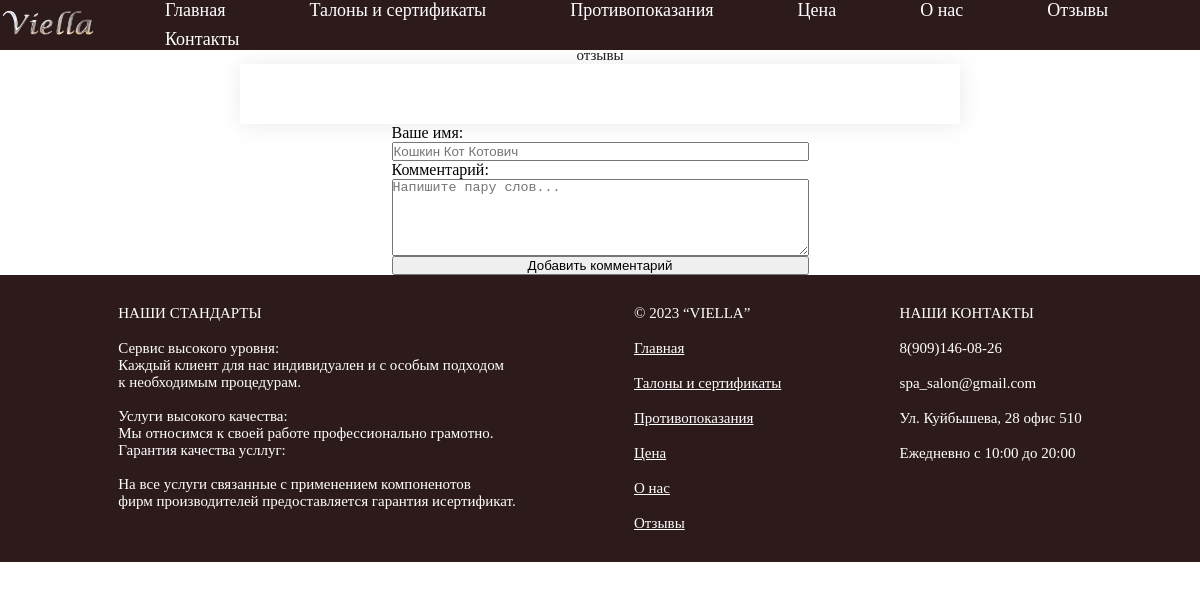
The app's page /comment/, older data.
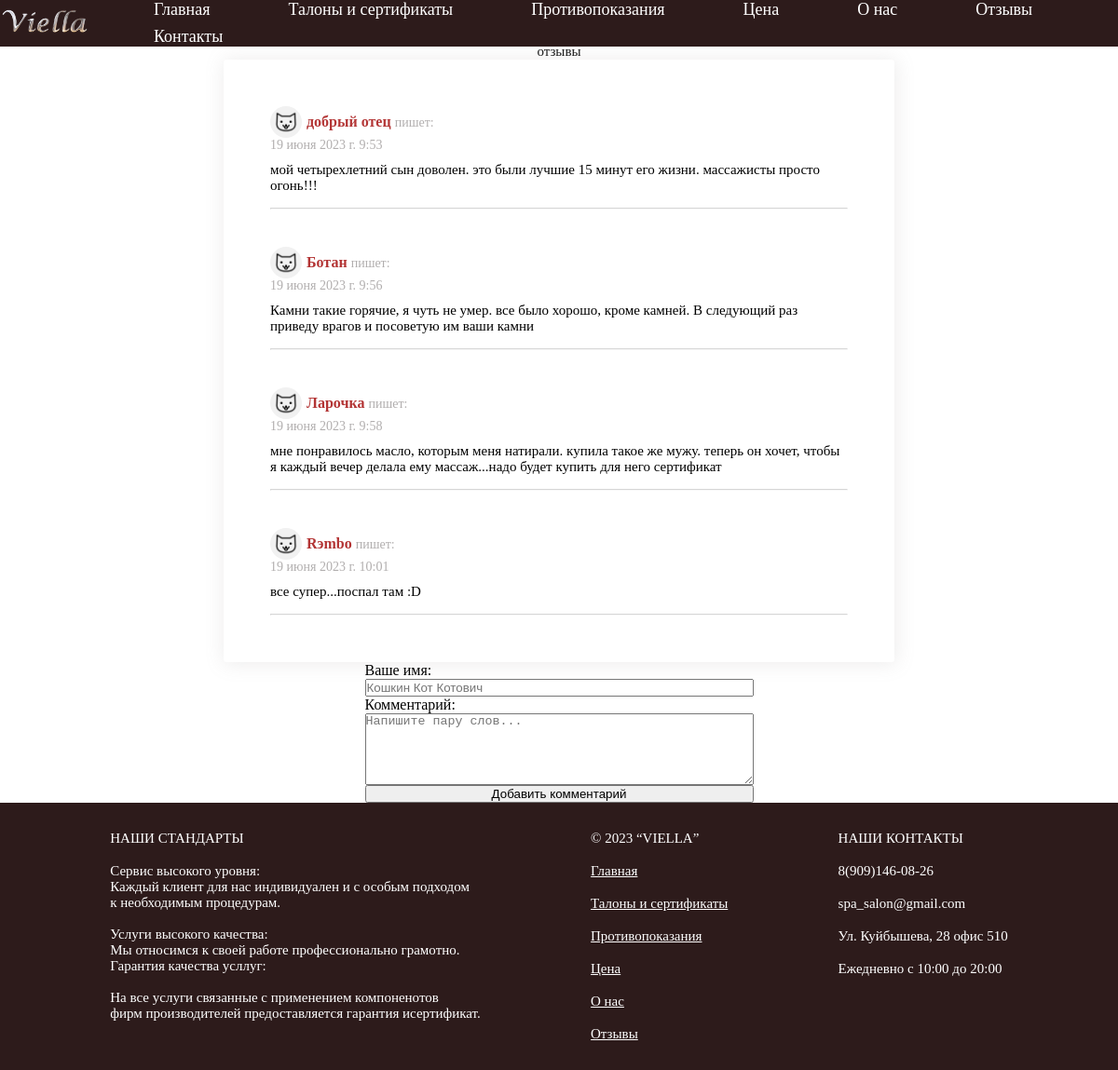
The same page, newer data.
### main/models.py (models this page shows, shortened)
class Comments(models.Model):
    name = models.CharField(max_length=32,verbose_name='Ваше имя:')
    text = models.TextField(blank=False,verbose_name='Текст отзыва:')
    create_date = models.DateTimeField(auto_now=True,verbose_name='Дата')
    status = models.BooleanField(verbose_name='Видимость статьи', default=False)
    class Meta():
        verbose_name = 'Комментарий'
        verbose_name_plural = 'Комментарии'

### main/views.py (the view)
# urls.py: path('comment/', comment_view, name='comment'),
def comment_view(request):
    comments = Comments.objects.all()
    context = {}
    if request.method == "POST":
        form = CommentForm(request.POST)
        if form.is_valid():
            form.save()
            form = CommentForm()
    else:
        form = CommentForm()
        context ['comment_form'] = form
    return render(request, 'main/comment.html', {'comments':comments, 'comment_form':form})

### main/forms.py
class CommentForm(forms.ModelForm):
    class Meta:
        model = Comments
        fields = ('name', 'text')
    name = forms.CharField(max_length = 50,
                           min_length = 3,
                           label = "Ваше имя",
                           widget = forms.TextInput(attrs={'placeholder': 'Кошкин Кот Котович', 'class': 'form_input'}))
    text = forms.CharField(max_length=600,
                           label = "Комментарий",
                           widget = forms.Textarea(attrs={'cols':50, 'rows': 5, 'placeholder': 'Напишите пару слов...'}))

### main/templates/main/comment.html (shortened to what this page needs)
{%extends 'root.html'%}
{%block content%}
<p>отзывы</p>
    <div style="width: 55%;
                padding: 30px;
                box-shadow: 1px 1px 20px 1px #9391902b;
                border-radius: 3px;">
    {%for com in comments%}
    <div style="padding: 20px;">
        <div style="display: flex; align-items: center;">
            <img style="width: 30px;
                        padding: 2px;
                        margin-right: 5px;
                        border-radius: 50%;
                        background-color: #f1f1f1;" src="/static/img/user.png">
            <p style="font-size: 16px; color: #b33434;"><b>{{com.name}}</b> <span style="color: rgba(66, 59, 59, 0.411); font-size: 14px;">пишет:</span></p>
        </div>
        <p style="color: rgba(66, 59, 59, 0.411); font-size: 14px;">{{com.create_date}}</p>
        <p style="margin-top: 10px;">{{com.text}}</p>
        <hr style="opacity: 0.4; margin-top: 15px;">
    </div>
    {%endfor%}
    </div>
    <form action="{%url 'comment'%}" method="post"  style="display: flex; flex-direction: column;">
        {{ comment_form }}
        <input type="submit" value="Добавить комментарий">
    </form>
{%endblock%}

Row changes from the older to the newer data that the page shows:
added Comments: name "добрый отец", create_date "19 июня 2023 г. 9:53", text "мой четырехлетний сын доволен. это были лучшие 15 минут его жизни. массажисты просто огонь!!!"
added Comments: name "Ботан", create_date "19 июня 2023 г. 9:56", text "Камни такие горячие, я чуть не умер. все было хорошо, кроме камней. В следующий раз приведу врагов и посоветую им ваши камни"
added Comments: name "Ларочка", create_date "19 июня 2023 г. 9:58", text "мне понравилось масло, которым меня натирали. купила такое же мужу. теперь он хочет, чтобы я каждый вечер делала ему массаж...надо будет купить для него сертификат"
added Comments: name "Rэmbo", create_date "19 июня 2023 г. 10:01", text "все супер...поспал там :D"
